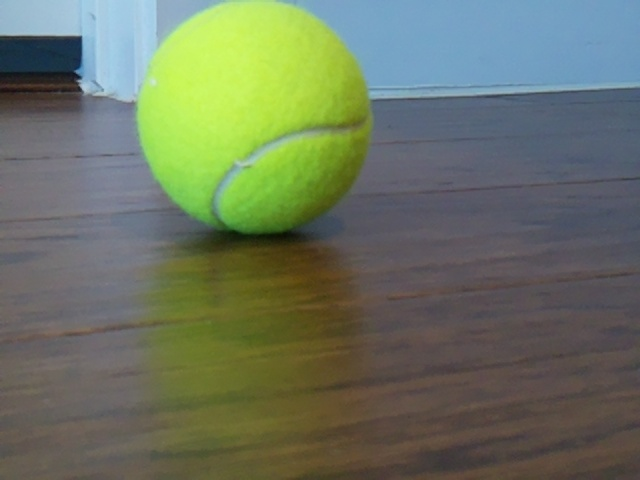
#> input picture data_sets/data_set_ball/images/ball_20250223_165637_543591.jpg, 640 x 480 px
$ python -i ball_detect_3.py   (imports and definitions only)
#> lines starting #> are read from the running program, lines starting #| are printed output that depends on the picture; after the words box and inside, x2 and y2 are one past the last pixel; in counts of white or black regions, pixels touching at a corner belong together
#> further down, picture is the input picture: shape (480, 640, 3); mean B, G, R 96.3, 116.4, 106.8
import cv2
import numpy as np
from picamera2 import Picamera2

class YellowBallDetector:
    def __init__(self):
        self.YELLOW_LOWER = np.array([20, 100, 100])
        self.YELLOW_UPPER = np.array([30, 255, 255])

    def detect_yellow_ball(self, frame):
        # Convert to HSV color space
        hsv = cv2.cvtColor(frame, cv2.COLOR_BGR2HSV)
#> hsv: shape (480, 640, 3); mean H, S, V 68.8, 81, 127.3

        # Apply Gaussian blur to reduce noise
        blurred = cv2.GaussianBlur(hsv, (5, 5), 0)
#> blurred: shape (480, 640, 3); mean H, S, V 68.9, 81, 127.3

        # Create mask for yellow color
        yellow_mask = cv2.inRange(blurred, self.YELLOW_LOWER, self.YELLOW_UPPER)
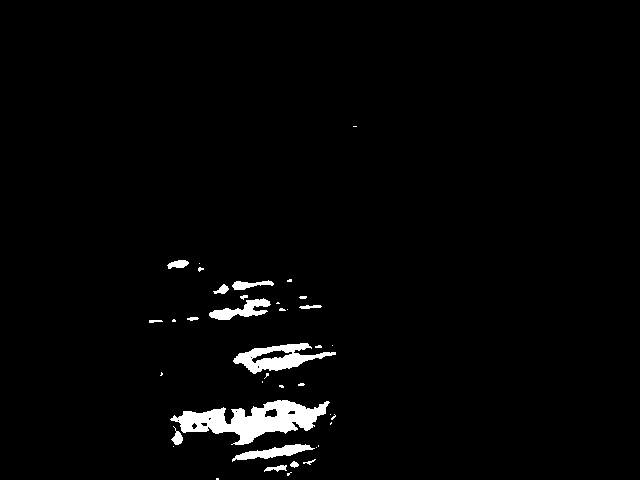
#> yellow_mask: shape (480, 640); 2.3% white; 39 white regions (23 under 20 px), largest, box (x1, y1, x2, y2) and area: (170, 400, 330, 445) 3352, (233, 343, 336, 374) 1398, (209, 298, 271, 320) 606

        # Morphological operations to remove noise
        kernel = np.ones((5,5), np.uint8)
        yellow_mask = cv2.morphologyEx(yellow_mask, cv2.MORPH_OPEN, kernel)
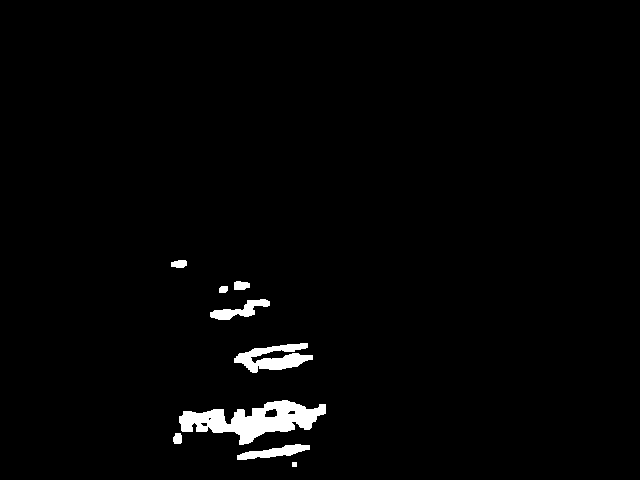
#> yellow_mask: shape (480, 640); 1.9% white; 9 white regions, largest, box (x1, y1, x2, y2) and area: (179, 400, 326, 445) 3181, (234, 343, 313, 373) 1243, (237, 444, 310, 460) 567
        yellow_mask = cv2.morphologyEx(yellow_mask, cv2.MORPH_CLOSE, kernel)
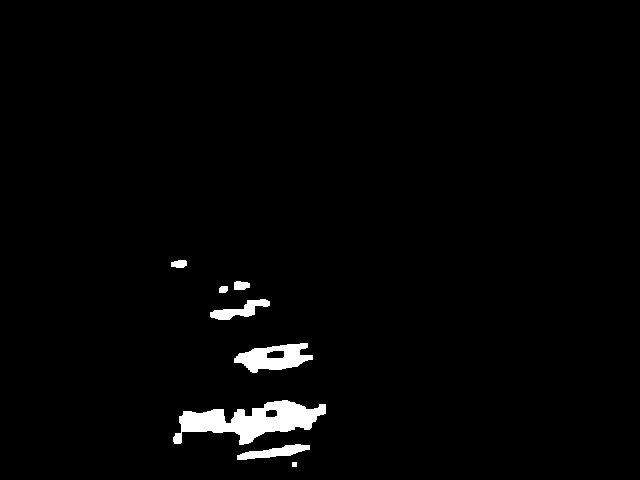
#> yellow_mask: shape (480, 640); 2% white; 8 white regions

        # Find contours
        contours, _ = cv2.findContours(yellow_mask, cv2.RETR_EXTERNAL, cv2.CHAIN_APPROX_SIMPLE)
#> contours = 8 contours, 1 with area under 20; largest, box (x1, y1, x2, y2) and area: (173, 400, 326, 445) 3242, (234, 343, 313, 373) 1366, (237, 444, 310, 460) 496, (210, 299, 270, 320) 478, (234, 281, 250, 290) 100, (171, 260, 187, 268) 87, (219, 286, 228, 293) 44

        # Initialize variables for best ball detection
        best_ball = None
        max_area = 0

        # Process contours
        for contour in contours:
            # Calculate area and skip small contours
            area = cv2.contourArea(contour)
            if area < 90:
                continue

            # Calculate bounding rectangle and aspect ratio
            x, y, w, h = cv2.boundingRect(contour)
            aspect_ratio = float(w) / h

            # Check if contour matches ball-like shape
            if 0.8 <= aspect_ratio <= 1.2:
                # Keep track of the largest valid contour
                if area > max_area:
                    max_area = area
                    best_ball = contour
#> this loop made 8 passes
#> (area, x, y, w, h, aspect_ratio) on passes 2, 3, 4, 5, 7: (496, 237, 444, 73, 16, 4.56), (3242, 173, 400, 153, 45, 3.4), (1366, 234, 343, 79, 30, 2.63), (478, 210, 299, 60, 21, 2.86), (100.5, 234, 281, 16, 9, 1.78)
#> area on passes 6, 8: 44, 87
#> after the loop, max_area = 0

        # Return the best detected ball contour
        return best_ball, yellow_mask

    def process_frame(self, frame):
        # Detect yellow ball
        ball_contour, yellow_mask = self.detect_yellow_ball(frame)

        # If a ball is detected, draw its contour
        if ball_contour is not None:
            cv2.drawContours(frame, [ball_contour], -1, (0, 255, 0), 2)

        return frame, yellow_mask

# Example usage
def main():
    # Initialize camera or video capture
    picam2 = Picamera2()
    config = picam2.create_video_configuration(
        main={"size": (416, 416), "format": "RGB888"}
    )
    picam2.configure(config)
    picam2.start()


    detector = YellowBallDetector()

    while True:
        # Read frame from camera
        frame = picam2.capture_array()

        # Process the frame
        processed_frame, yellow_mask = detector.process_frame(frame)

        # Display results
        cv2.imshow('Original', processed_frame)
        cv2.imshow('Yellow Mask', yellow_mask)

        # Exit on 'q' key press
        if cv2.waitKey(1) & 0xFF == ord('q'):
            break

    # Release resources
    cap.release()
    cv2.destroyAllWindows()

# [2 lines not run here, left out]

>>> import cv2
>>> picture = cv2.imread('../data_sets/data_set_ball/images/ball_20250223_165637_543591.jpg')
>>> result = YellowBallDetector().detect_yellow_ball(picture)
